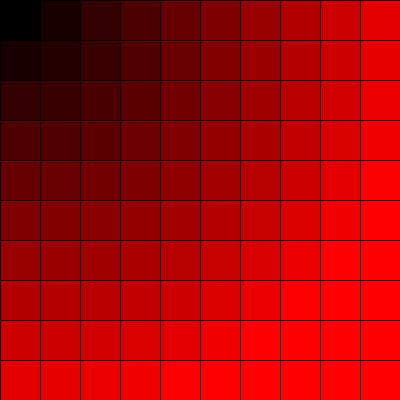
Frame 1 (no input)
Frame 60 (the mouse pressed at the canvas centre just before this capture): identical to frame 1, image omitted
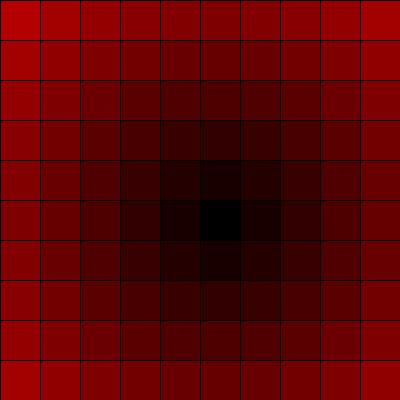
Frame 120 (the mouse held since frame 60 and released just before this capture)

The Processing sketch that drew these frames (run headless with seeded random() and noise(); from frame 60 on, the mouse is pressed at the canvas centre):

// Processing sketch: grilla_simple_color
// ── grilla_simple_color.pde
int cant = 10;
int tamX, tamY;

void setup(){
  size(400, 400);
  tamX = width/cant;
  tamY = height/cant;
}

void draw(){
  for(int i=0; i<cant; i++){
    for(int j=0; j<cant; j++){
      float distancia = dist(i*tamX, j*tamY, mouseX, mouseY);
      float miColor = map(distancia, 0, width, 0, 255);
      fill(miColor, 0, 0);
      rect(i*tamX, j*tamY, tamX, tamY);
    }
  }
}
